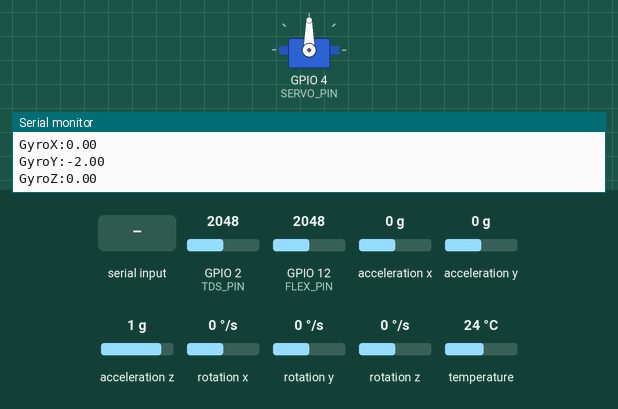
A sketch run on a simulated ESP32. Parts: servo, the last lines printed to the serial monitor. The test bench sets the inputs (shaded band); at power-on: GPIO 2 (TDS_PIN) = 2048, GPIO 12 (FLEX_PIN) = 2048, acceleration x 0 g, acceleration y 0 g, acceleration z 1 g, rotation x 0 °/s, rotation y 0 °/s, rotation z 0 °/s, temperature 24 °C. The camera gives no picture.

Above: at 2.5 s.
2.6 s: "LEFT\n" received over Serial
At 4.6 s:
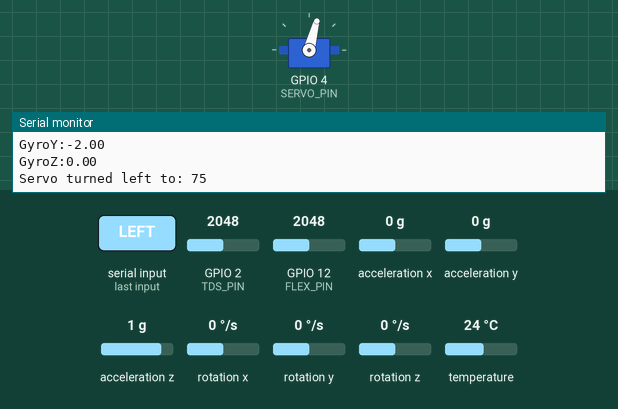
9.9 s: "RIGHT\n" received over Serial
At 11.5 s:
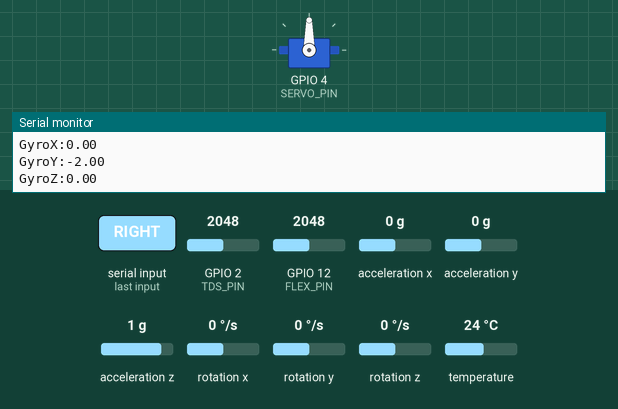
12.5 s: "RIGHT\n" received over Serial
At 13.1 s:
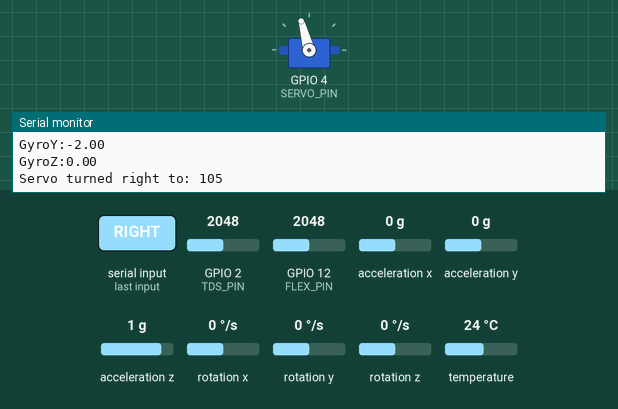
Timing chart, 0 to 15.5 s (numbered marks = the images above; inputs shaded):
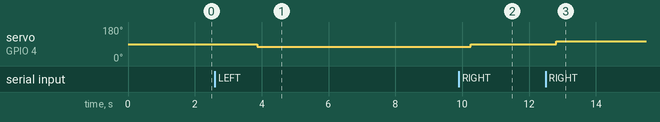

Measured:
- after the input at 2.6 s, servo on GPIO 4 (SERVO_PIN): 90° → 75° after 1.3 s
- after the input at 9.9 s, servo on GPIO 4 (SERVO_PIN): 75° → 90° after 0.36 s
- after the input at 12.5 s, servo on GPIO 4 (SERVO_PIN): 90° → 105° after 0.32 s

The sketch:

sketch_apr25a.ino
```cpp
#define CAMERA_MODEL_AI_THINKER
#include <OneWire.h>
#include <DallasTemperature.h>
#include <Wire.h>      // Required for I2C communication
#include <MPU6050.h>   // Include MPU6050 library
#include "esp_camera.h"
#include <ESP32Servo.h>

// Create a Servo instance
Servo myServo;

// SG90 Servo Pin
#define SERVO_PIN 4

// Pin connected to the data line of the DS18B20
#define ONE_WIRE_BUS 13

// TDS setup (GPIO15)
#define TDS_PIN 2

// Flexible Pressure Detector Pin
#define FLEX_PIN 12

// Create a OneWire instance
OneWire oneWire(ONE_WIRE_BUS);

// Pass the OneWire reference to Dallas Temperature sensor library
DallasTemperature sensors(&oneWire);

// Create an MPU6050 instance
MPU6050 mpu;

// Variables to store gyro offsets
int16_t gyroX_offset = 0.4;
int16_t gyroY_offset = 2.6;
int16_t gyroZ_offset = -0.2;


// Camera pin definitions for AI-Thinker ESP32-CAM
#define PWDN_GPIO_NUM     32
#define RESET_GPIO_NUM    -1
#define XCLK_GPIO_NUM      0
#define SIOD_GPIO_NUM     26
#define SIOC_GPIO_NUM     27

#define Y9_GPIO_NUM       35
#define Y8_GPIO_NUM       34
#define Y7_GPIO_NUM       39
#define Y6_GPIO_NUM       36
#define Y5_GPIO_NUM       21
#define Y4_GPIO_NUM       19
#define Y3_GPIO_NUM       18
#define Y2_GPIO_NUM        5
#define VSYNC_GPIO_NUM    25
#define HREF_GPIO_NUM     23
#define PCLK_GPIO_NUM     22


void initCamera() {
  camera_config_t config;
  config.ledc_channel = LEDC_CHANNEL_0;
  config.ledc_timer = LEDC_TIMER_0;
  config.pin_d0 = Y2_GPIO_NUM;
  config.pin_d1 = Y3_GPIO_NUM;
  config.pin_d2 = Y4_GPIO_NUM;
  config.pin_d3 = Y5_GPIO_NUM;
  config.pin_d4 = Y6_GPIO_NUM;
  config.pin_d5 = Y7_GPIO_NUM;
  config.pin_d6 = Y8_GPIO_NUM;
  config.pin_d7 = Y9_GPIO_NUM;
  config.pin_xclk = XCLK_GPIO_NUM;
  config.pin_pclk = PCLK_GPIO_NUM;
  config.pin_vsync = VSYNC_GPIO_NUM;
  config.pin_href = HREF_GPIO_NUM;
  config.pin_sscb_sda = SIOD_GPIO_NUM;
  config.pin_sscb_scl = SIOC_GPIO_NUM;
  config.pin_pwdn = PWDN_GPIO_NUM;
  config.pin_reset = RESET_GPIO_NUM;
  config.xclk_freq_hz = 20000000;
  config.pixel_format = PIXFORMAT_JPEG;

  // Frame size can be adjusted
  config.frame_size = FRAMESIZE_VGA;
  config.jpeg_quality = 12;
  config.fb_count = 1;

  // Init camera
  esp_err_t err = esp_camera_init(&config);
  if (err != ESP_OK) {
    Serial.printf("Camera init failed with error 0x%x", err);
    return;
  }
}


void setup() {
  Serial.begin(115200);
  delay(1000);

  initCamera();

  Serial.println("Initializing DS18B20 sensor...");
  sensors.begin();

  // Attach the servo to the correct pin
  myServo.attach(SERVO_PIN);


  // Initialize I2C communication for the MPU6050 with custom SDA and SCL pins
  Wire.begin(14, 15);  // SDA on IO13, SCL on IO14

  Serial.println("Initializing MPU6050...");
  mpu.initialize();  // Initialize the MPU6050 sensor

  // Check if MPU6050 is connected properly
  if (!mpu.testConnection()) {
    Serial.println("MPU6050 connection failed.");
  } else {
    Serial.println("MPU6050 is connected.");
  }

  Serial.println("Ready"); // Send "Ready" to indicate Arduino is ready
}

void loop() {

  if (Serial.available()) {
    // Handle some serial input for disengaging or other actions
    String input = Serial.readStringUntil('\n');
    input.trim();
    if (input == "SNAP") {
      Serial.println("SNAP command received, taking photo...");
      delay(2000);

      // Take a photo when the SNAP command is received
      camera_fb_t *fb = esp_camera_fb_get();
      if (!fb) {
        Serial.println("Camera capture failed");
        return;
      }

      // Send photo size first
      Serial.println("PHOTO_START");

      // Send the photo data over serial
      Serial.write((const uint8_t*)fb->buf, fb->len);

      Serial.println("\nPHOTO_END");

      // Return the frame buffer to free memory
      esp_camera_fb_return(fb);
    }
    // Command to turn the servo left by 15 degrees
    else if (input == "LEFT") {
      int currentAngle = myServo.read();
      int newAngle = currentAngle - 15;
      if (newAngle < 0) newAngle = 0;  // Ensure the servo doesn't rotate beyond its limits
      myServo.write(newAngle);
      Serial.print("Servo turned left to: ");
      Serial.println(newAngle);
    }

    // Command to turn the servo right by 15 degrees
    else if (input == "RIGHT") {
      int currentAngle = myServo.read();
      int newAngle = currentAngle + 15;
      if (newAngle > 180) newAngle = 180;  // Ensure the servo doesn't rotate beyond its limits
      myServo.write(newAngle);
      Serial.print("Servo turned right to: ");
      Serial.println(newAngle);
    }
  }

  sensors.requestTemperatures();  // Request temperature readings
  float tempC = sensors.getTempCByIndex(0);  // Read temperature from the first sensor

  // --- TDS Reading ---
  int tdsADC = analogRead(TDS_PIN);         // Raw analog reading (0–4095 on ESP32)
  float voltage = tdsADC * (3.3 / 4095.0); // Convert to voltage
  float tdsValue = (133.42 * voltage * voltage * voltage - 255.86 * voltage * voltage + 857.39 * voltage) * 0.5;

  // --- Flex Sensor Reading ---
  float flex = analogRead(FLEX_PIN);
  float flex_voltage = flex * (3.3 / 4095.0); // Convert flex value to voltage

  // --- MPU6050 Reading ---
  // Get raw accelerometer and gyroscope values
  int16_t ax, ay, az;
  int16_t gx, gy, gz;

  mpu.getAcceleration(&ax, &ay, &az); // Get acceleration
  mpu.getRotation(&gx, &gy, &gz);     // Get gyroscope data

  // Convert raw acceleration values to G's (assuming 2g range)
  float accelX = ax / 16384.0;
  float accelY = ay / 16384.0;
  float accelZ = az / 16384.0 - 0.91;

  // Convert raw gyroscope values to degrees per second (assuming ±250°/s range)
  float gyroX = gx / 131.0 - gyroX_offset;
  float gyroY = gy / 131.0 - gyroY_offset;
  float gyroZ = gz / 131.0 - gyroZ_offset;

  // Print the data in a comma-separated format, include a label
  Serial.print("Temperature_C:");
  Serial.println(tempC);
  Serial.print("TDS_ADC:");
  Serial.println(tdsADC);
  Serial.print("Voltage:");
  Serial.println(voltage, 2);
  Serial.print("TDS_ppm:");
  Serial.println(tdsValue, 2);
  Serial.print("Flex Value:");
  Serial.println(flex);
  Serial.print("Flex Voltage:");
  Serial.println(flex_voltage, 2);


  // Print MPU6050 data (acceleration and gyroscope)
  Serial.print("AccelX:");
  Serial.println(accelX, 2);
  Serial.print("AccelY:");
  Serial.println(accelY, 2);
  Serial.print("AccelZ:");
  Serial.println(accelZ, 2);


  Serial.print("GyroX:");
  Serial.println(gyroX, 2);
  Serial.print("GyroY:");
  Serial.println(gyroY, 2);
  Serial.print("GyroZ:");
  Serial.println(gyroZ, 2);

  delay(500);  // Wait 500 milliseconds between readings
}
```
